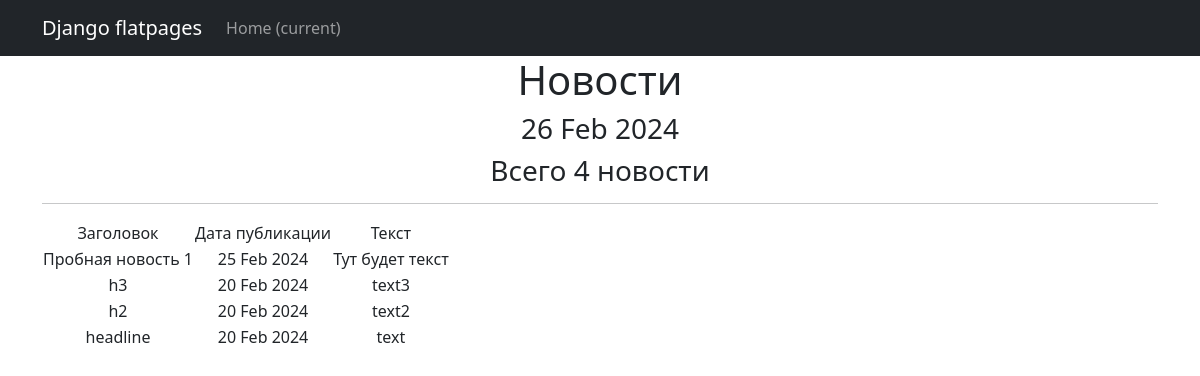
The app's page /posts/, older data.
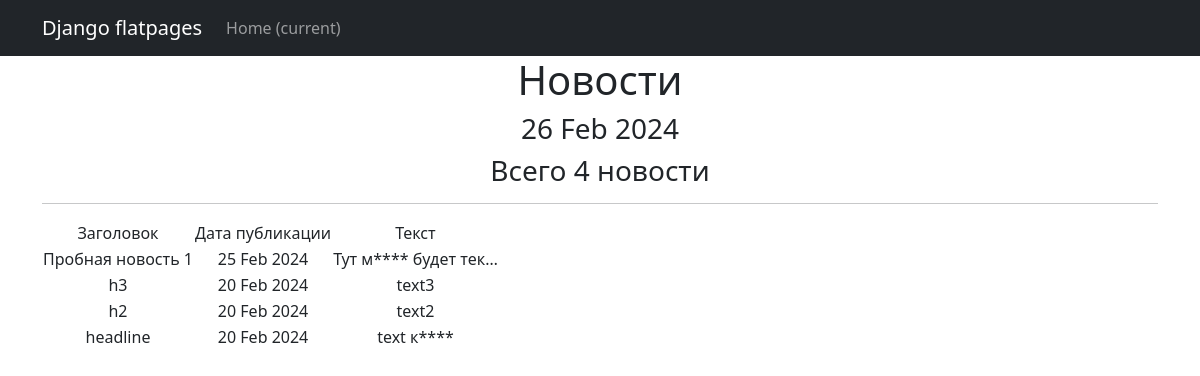
The same page, newer data.
### news/models.py (models this page shows, shortened)
class Post(models.Model):
    news = "NW"
    articls = "AR"
    POST_TYPS = [
        (news, "Новость"),
        (articls, "Статья")
    ]
    author = models.ForeignKey(Author, on_delete=models.CASCADE)
    post_typ = models.CharField(max_length=2, choices=POST_TYPS, default=news)
    some_datatime = models.DateTimeField(auto_now_add=True)
    category = models.ManyToManyField(Category, through='PostCategory')
    headline = models.CharField(max_length=255)
    text = models.TextField()
    rating = models.IntegerField(default=0)

### news/views.py (the view)
# urls.py: path('', PostsList.as_view()),
class PostsList(ListView):
    model = Post
    ordering = '-some_datatime'
    template_name = 'flatpages/posts.html'
    context_object_name = 'posts'
    def get_context_data(self, **kwargs):
        context = super().get_context_data(**kwargs)
        context['time_now'] = datetime.utcnow()
        return context

### news/templatetags/custom_filters.py (called while the page is built)
@register.filter()
def censor(value):
    text = str(value)
    for word in BAD_WORDS:
        text = text.replace(word, word[:1] + '*' * (len(word)-1))
    return text

### templates/flatpages/posts.html (shortened to what this page needs)
{% extends 'flatpages/default.html' %}
{% load custom_filters %}
{% block content %}
<h1>Новости</h1>
<h3>{{ time_now|date:'d M Y' }}</h3>
<h3>Всего {{ posts|length }} новости</h3>
<hr>
   {% if posts %}
       <table>
           <tr>
               <td>Заголовок</td>
               <td>Дата публикации</td>
               <td>Текст</td>
           </tr>
           {% for post in posts %}
           <tr>
               <td>{{ post.headline }}</td>
               <td>{{ post.some_datatime|date:'d M Y' }}</td>
               <td>{{ post.text|truncatechars:20|censor }}</td>
           </tr>
           {% endfor %}
       </table>
   {% else %}
       <h2>Новостей нет!</h2>
   {% endif %}
{% endblock content %}

### templates/flatpages/default.html (shortened to what this page needs)
<!DOCTYPE html>
<html lang="en">
    <head>
        {% load static %}
        <link href="{% static 'css/styles.css' %}" rel="stylesheet" />
    </head>
    <body>
<nav class="navbar navbar-expand-lg navbar-dark bg-dark static-top">
   <div class="container">
       <a class="navbar-brand" href="#">Django flatpages</a>
       <div class="collapse navbar-collapse" id="navbarResponsive">
           <ul class="navbar-nav ml-auto">
               <li class="nav-item active">
                   <a class="nav-link" href="#">Home
                       <span class="sr-only">(current)</span>
                   </a>
               </li>
           </ul>
       </div>
   </div>
</nav>
        <div class="container">
            <div class="row">
                <div class="col-lg-12 text-center">
                    {% block content %}{% endblock content %}
                </div>
             </div>
        </div>
    </body>
</html>

Row changes from the older to the newer data that the page shows:
changed Post "Пробная новость 1": text|censor "Тут будет текст" → "Тут м**** будет тек…"
changed Post "headline": text|censor "text" → "text к****"
